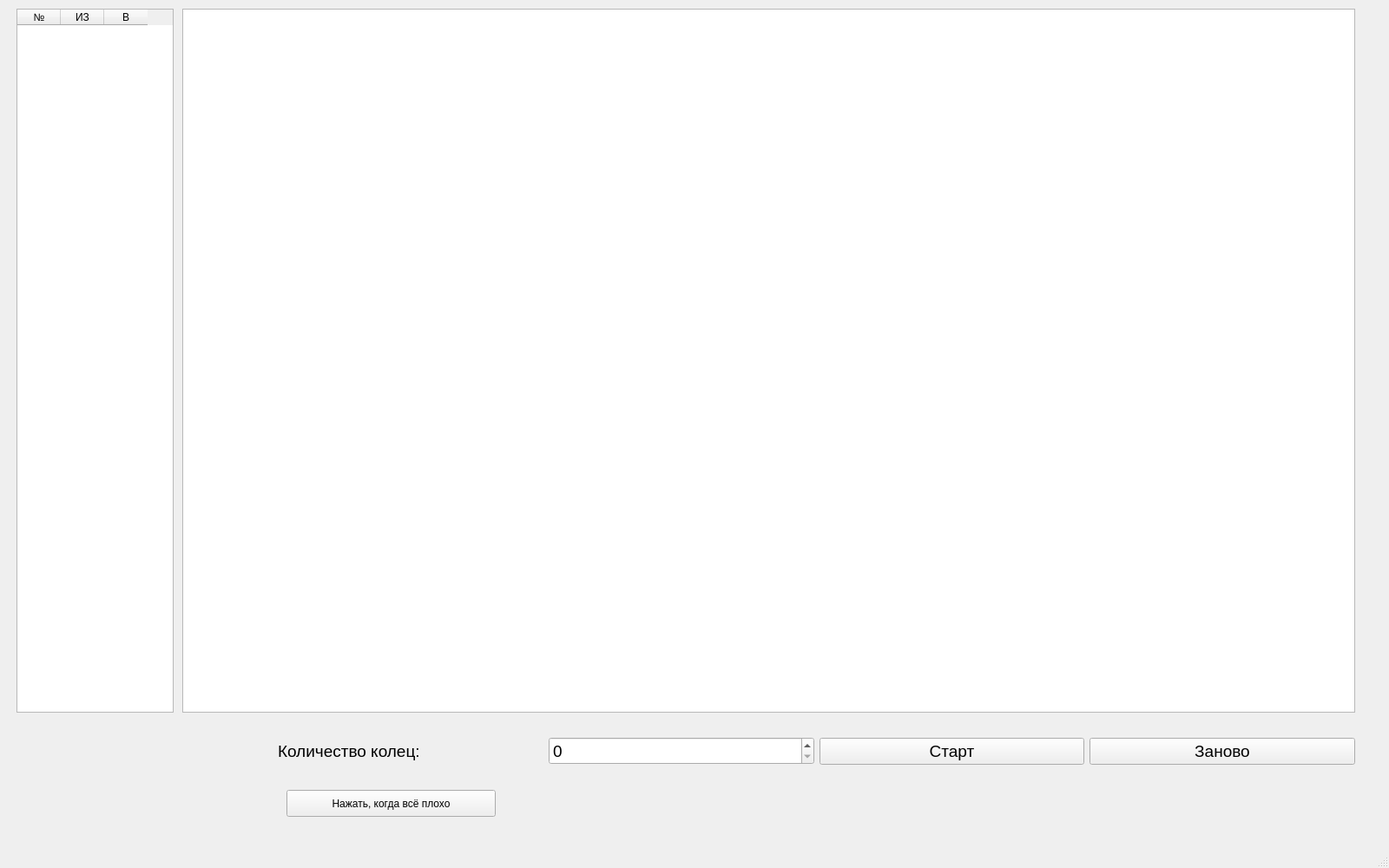
<?xml version="1.0" encoding="UTF-8"?>
<ui version="4.0">
 <class>MainWindow</class>
 <widget class="QMainWindow" name="MainWindow">
  <property name="geometry">
   <rect>
    <x>0</x>
    <y>0</y>
    <width>1600</width>
    <height>1000</height>
   </rect>
  </property>
  <property name="windowTitle">
   <string>MainWindow</string>
  </property>
  <widget class="QWidget" name="centralwidget">
   <widget class="QGraphicsView" name="graphicsView">
    <property name="geometry">
     <rect>
      <x>210</x>
      <y>10</y>
      <width>1351</width>
      <height>811</height>
     </rect>
    </property>
   </widget>
   <widget class="QWidget" name="verticalLayoutWidget">
    <property name="geometry">
     <rect>
      <x>19</x>
      <y>10</y>
      <width>181</width>
      <height>811</height>
     </rect>
    </property>
    <layout class="QVBoxLayout" name="verticalLayout">
     <item>
      <widget class="QTableWidget" name="table">
       <attribute name="horizontalHeaderDefaultSectionSize">
        <number>50</number>
       </attribute>
       <column>
        <property name="text">
         <string>№</string>
        </property>
       </column>
       <column>
        <property name="text">
         <string>ИЗ</string>
        </property>
       </column>
       <column>
        <property name="text">
         <string>В</string>
        </property>
       </column>
      </widget>
     </item>
    </layout>
   </widget>
   <widget class="QWidget" name="horizontalLayoutWidget">
    <property name="geometry">
     <rect>
      <x>320</x>
      <y>830</y>
      <width>1241</width>
      <height>71</height>
     </rect>
    </property>
    <layout class="QHBoxLayout" name="horizontalLayout">
     <item>
      <widget class="QLabel" name="label">
       <property name="font">
        <font>
         <pointsize>14</pointsize>
         <bold>false</bold>
        </font>
       </property>
       <property name="text">
        <string>Количество колец:</string>
       </property>
      </widget>
     </item>
     <item>
      <widget class="QSpinBox" name="spinBox">
       <property name="font">
        <font>
         <pointsize>14</pointsize>
         <bold>false</bold>
        </font>
       </property>
       <property name="minimum">
        <number>0</number>
       </property>
       <property name="maximum">
        <number>15</number>
       </property>
      </widget>
     </item>
     <item>
      <widget class="QPushButton" name="pushButton">
       <property name="font">
        <font>
         <pointsize>14</pointsize>
         <bold>false</bold>
        </font>
       </property>
       <property name="text">
        <string>Старт</string>
       </property>
      </widget>
     </item>
     <item>
      <widget class="QPushButton" name="pushButton_3">
       <property name="font">
        <font>
         <pointsize>14</pointsize>
         <bold>false</bold>
        </font>
       </property>
       <property name="text">
        <string>Заново</string>
       </property>
      </widget>
     </item>
    </layout>
   </widget>
   <widget class="QPushButton" name="pushAlarm">
    <property name="geometry">
     <rect>
      <x>330</x>
      <y>910</y>
      <width>241</width>
      <height>31</height>
     </rect>
    </property>
    <property name="text">
     <string>Нажать, когда всё плохо</string>
    </property>
   </widget>
   <widget class="QLabel" name="label_2">
    <property name="geometry">
     <rect>
      <x>20</x>
      <y>830</y>
      <width>281</width>
      <height>201</height>
     </rect>
    </property>
    <property name="text">
     <string/>
    </property>
   </widget>
   <widget class="QLabel" name="label_3">
    <property name="geometry">
     <rect>
      <x>10</x>
      <y>160</y>
      <width>251</width>
      <height>661</height>
     </rect>
    </property>
    <property name="text">
     <string/>
    </property>
   </widget>
  </widget>
  <widget class="QMenuBar" name="menubar">
   <property name="geometry">
    <rect>
     <x>0</x>
     <y>0</y>
     <width>1600</width>
     <height>22</height>
    </rect>
   </property>
  </widget>
  <widget class="QStatusBar" name="statusbar"/>
 </widget>
 <resources/>
 <connections/>
</ui>
